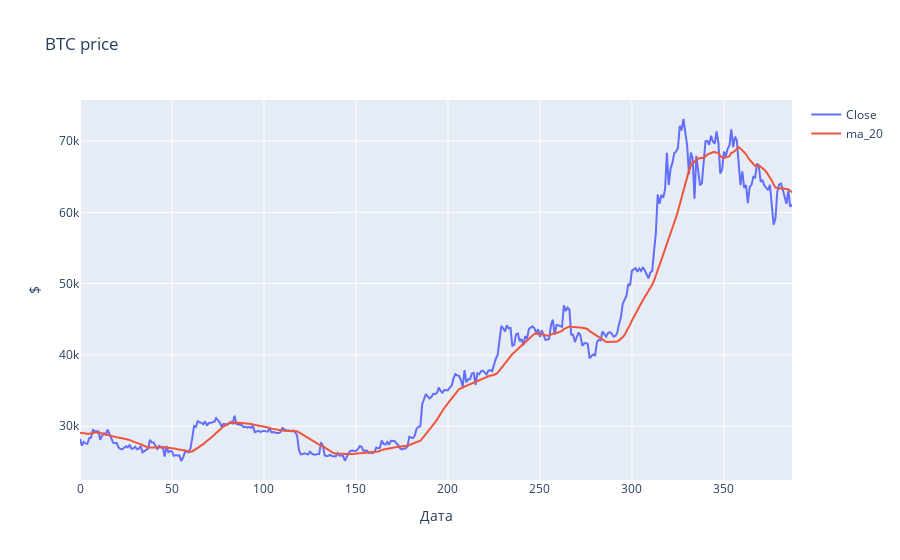
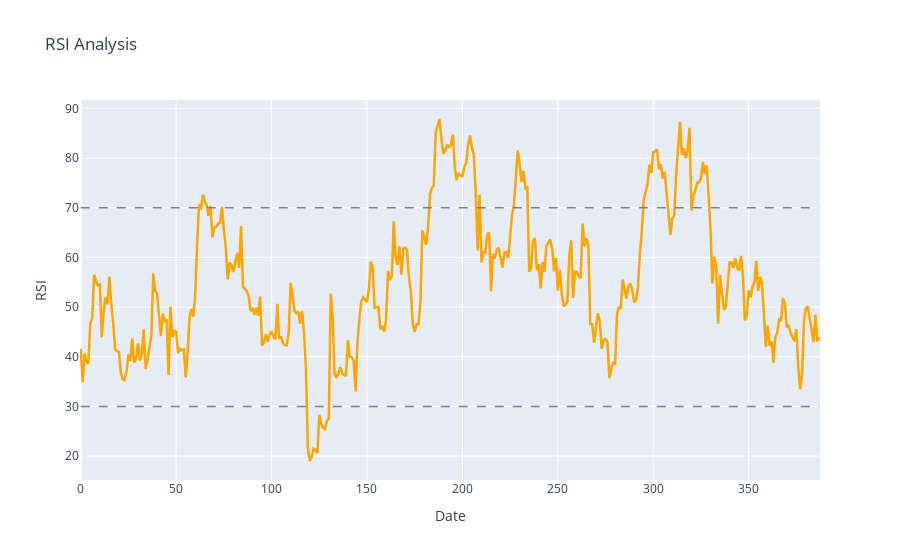

Notebook code for these charts, in order:
### Code cell
plot_line_chart(btc_data[["Close", "ma_20"]], "BTC price", "$")
plot_rsi(btc_data['rsi_14'])

### Figure 1 — Plotly figure (JSON) as saved in the notebook; plotly's stock layout.template omitted (floating-point values rounded to 4 significant figures; data arrays with more than 128 entries replaced by an {"elided": "..."} marker saying what was removed)
{"data": [{"mode": "lines", "name": "Close", "type": "scatter", "x": {"elided": "388 int values"}, "y": {"elided": "388 float values"}}, {"mode": "lines", "name": "ma_20", "type": "scatter", "x": {"elided": "388 int values"}, "y": {"elided": "388 float values"}}], "layout": {"title": {"text": "BTC price"}, "xaxis": {"title": {"text": "Дата"}}, "yaxis": {"title": {"text": "$"}}}}

### Figure 2 — Plotly figure (JSON) as saved in the notebook; plotly's stock layout.template omitted (floating-point values rounded to 4 significant figures; data arrays with more than 128 entries replaced by an {"elided": "..."} marker saying what was removed)
{"data": [{"line": {"color": "orange", "width": 2.5}, "mode": "lines", "name": "RSI", "type": "scatter", "x": {"elided": "388 int values"}, "y": {"elided": "388 float values"}}], "layout": {"shapes": [{"line": {"color": "grey", "dash": "dash", "width": 1.5}, "type": "line", "x0": 0, "x1": 387, "xref": "x", "y0": 30, "y1": 30, "yref": "y"}, {"line": {"color": "grey", "dash": "dash", "width": 1.5}, "type": "line", "x0": 0, "x1": 387, "xref": "x", "y0": 70, "y1": 70, "yref": "y"}], "title": {"text": "RSI Analysis"}, "xaxis": {"title": {"text": "Date"}}, "yaxis": {"title": {"text": "RSI"}}}}
